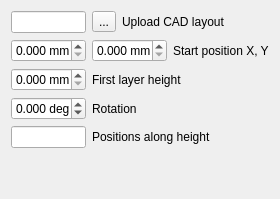
         <widget class="QWidget" name="page_cable">
          <layout class="QVBoxLayout" name="verticalLayout_cable">
           <property name="spacing">
            <number>6</number>
           </property>
           <item>
            <layout class="QHBoxLayout" name="horizontalLayout_cableCadFile">
             <item>
              <widget class="QLineEdit" name="cableCadFile">
               <property name="sizePolicy">
                <sizepolicy hsizetype="Fixed" vsizetype="Fixed">
                 <horstretch>0</horstretch>
                 <verstretch>0</verstretch>
                </sizepolicy>
               </property>
               <property name="minimumSize">
                <size>
                 <width>75</width>
                 <height>20</height>
                </size>
               </property>
               <property name="maximumSize">
                <size>
                 <width>75</width>
                 <height>16777215</height>
                </size>
               </property>
               <property name="readOnly">
                <bool>true</bool>
               </property>
              </widget>
             </item>
             <item>
              <widget class="QToolButton" name="cableCadButton">
               <property name="text">
                <string notr="true">...</string>
               </property>
              </widget>
             </item>
             <item>
              <widget class="QLabel" name="label_cableCadFile">
               <property name="text">
                <string>Upload CAD layout</string>
               </property>
              </widget>
             </item>
            </layout>
           </item>
           <item>
            <layout class="QHBoxLayout" name="horizontalLayout_cableCadStart">
             <item>
              <widget class="QDoubleSpinBox" name="cableCadStartX">
               <property name="sizePolicy">
                <sizepolicy hsizetype="Fixed" vsizetype="Fixed">
                 <horstretch>0</horstretch>
                 <verstretch>0</verstretch>
                </sizepolicy>
               </property>
               <property name="minimumSize">
                <size>
                 <width>75</width>
                 <height>20</height>
                </size>
               </property>
               <property name="maximumSize">
                <size>
                 <width>75</width>
                 <height>16777215</height>
                </size>
               </property>
               <property name="suffix">
                <string> mm</string>
               </property>
               <property name="decimals">
                <number>3</number>
               </property>
               <property name="maximum">
                <double>999999.000000000000000</double>
               </property>
              </widget>
             </item>
             <item>
              <widget class="QDoubleSpinBox" name="cableCadStartY">
               <property name="sizePolicy">
                <sizepolicy hsizetype="Fixed" vsizetype="Fixed">
                 <horstretch>0</horstretch>
                 <verstretch>0</verstretch>
                </sizepolicy>
               </property>
               <property name="minimumSize">
                <size>
                 <width>75</width>
                 <height>20</height>
                </size>
               </property>
               <property name="maximumSize">
                <size>
                 <width>75</width>
                 <height>16777215</height>
                </size>
               </property>
               <property name="suffix">
                <string> mm</string>
               </property>
               <property name="decimals">
                <number>3</number>
               </property>
               <property name="maximum">
                <double>999999.000000000000000</double>
               </property>
              </widget>
             </item>
             <item>
              <widget class="QLabel" name="label_cableCadStart">
               <property name="text">
                <string>Start position X, Y</string>
               </property>
              </widget>
             </item>
            </layout>
           </item>
           <item>
            <layout class="QHBoxLayout" name="horizontalLayout_cableCadHeight">
             <item>
              <widget class="QDoubleSpinBox" name="cableCadHeight">
               <property name="sizePolicy">
                <sizepolicy hsizetype="Fixed" vsizetype="Fixed">
                 <horstretch>0</horstretch>
                 <verstretch>0</verstretch>
                </sizepolicy>
               </property>
               <property name="minimumSize">
                <size>
                 <width>75</width>
                 <height>20</height>
                </size>
               </property>
               <property name="maximumSize">
                <size>
                 <width>75</width>
                 <height>16777215</height>
                </size>
               </property>
               <property name="suffix">
                <string> mm</string>
               </property>
               <property name="decimals">
                <number>3</number>
               </property>
               <property name="maximum">
                <double>999999.000000000000000</double>
               </property>
              </widget>
             </item>
             <item>
              <widget class="QLabel" name="label_cableCadHeight">
               <property name="text">
                <string>First layer height</string>
               </property>
              </widget>
             </item>
            </layout>
           </item>
           <item>
            <layout class="QHBoxLayout" name="horizontalLayout_cableCadRotation">
             <item>
              <widget class="QDoubleSpinBox" name="cableCadRotation">
               <property name="sizePolicy">
                <sizepolicy hsizetype="Fixed" vsizetype="Fixed">
                 <horstretch>0</horstretch>
                 <verstretch>0</verstretch>
                </sizepolicy>
               </property>
               <property name="minimumSize">
                <size>
                 <width>75</width>
                 <height>20</height>
                </size>
               </property>
               <property name="maximumSize">
                <size>
                 <width>75</width>
                 <height>16777215</height>
                </size>
               </property>
               <property name="suffix">
                <string> deg</string>
               </property>
               <property name="decimals">
                <number>3</number>
               </property>
               <property name="minimum">
                <double>-360.000000000000000</double>
               </property>
               <property name="maximum">
                <double>360.000000000000000</double>
               </property>
              </widget>
             </item>
             <item>
              <widget class="QLabel" name="label_cableCadRotation">
               <property name="text">
                <string>Rotation</string>
               </property>
              </widget>
             </item>
            </layout>
           </item>
           <item>
            <layout class="QHBoxLayout" name="horizontalLayout_cableCadHeights">
             <item>
              <widget class="QLineEdit" name="cableCadHeights">
               <property name="sizePolicy">
                <sizepolicy hsizetype="Fixed" vsizetype="Fixed">
                 <horstretch>0</horstretch>
                 <verstretch>0</verstretch>
                </sizepolicy>
               </property>
               <property name="minimumSize">
                <size>
                 <width>75</width>
                 <height>20</height>
                </size>
               </property>
               <property name="maximumSize">
                <size>
                 <width>75</width>
                 <height>16777215</height>
                </size>
               </property>
              </widget>
             </item>
             <item>
              <widget class="QLabel" name="label_cableCadHeights">
               <property name="text">
                <string>Positions along height</string>
               </property>
              </widget>
             </item>
            </layout>
           </item>
           <item>
            <spacer name="spacer_cable">
             <property name="orientation">
              <enum>Qt::Vertical</enum>
             </property>
             <property name="sizeType">
              <enum>QSizePolicy::Expanding</enum>
             </property>
             <property name="sizeHint" stdset="0">
              <size>
               <width>31</width>
               <height>40</height>
              </size>
             </property>
            </spacer>
           </item>
          </layout>
         </widget>
